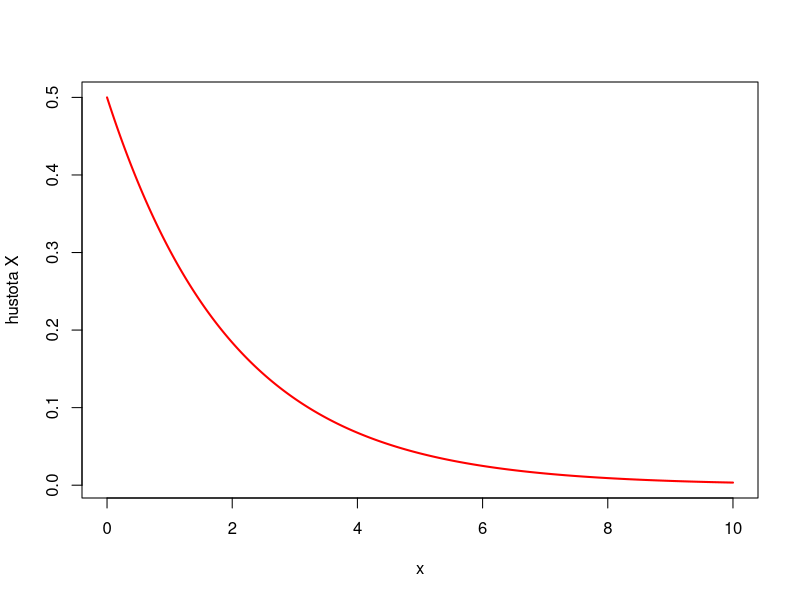
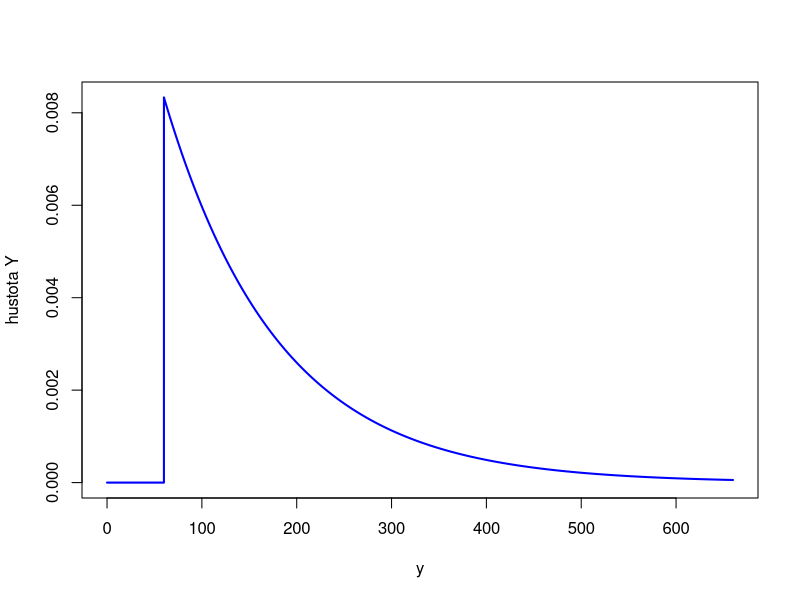
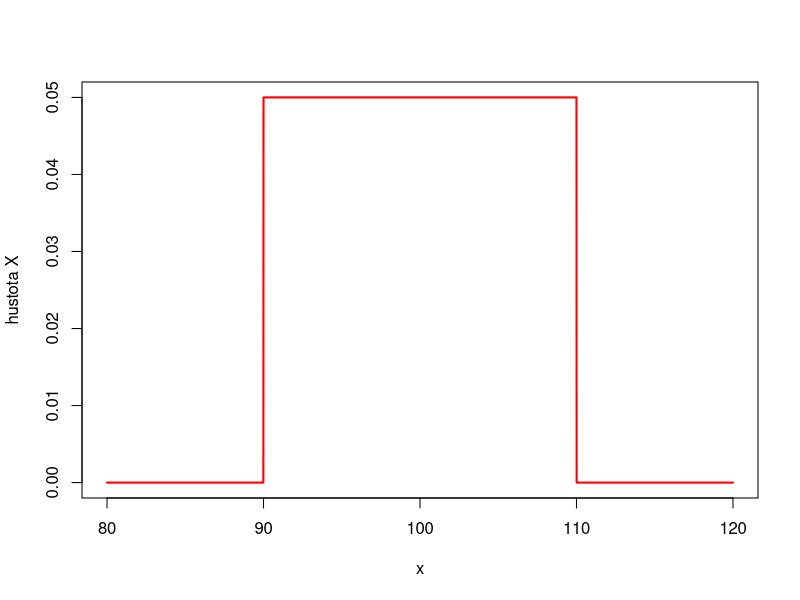
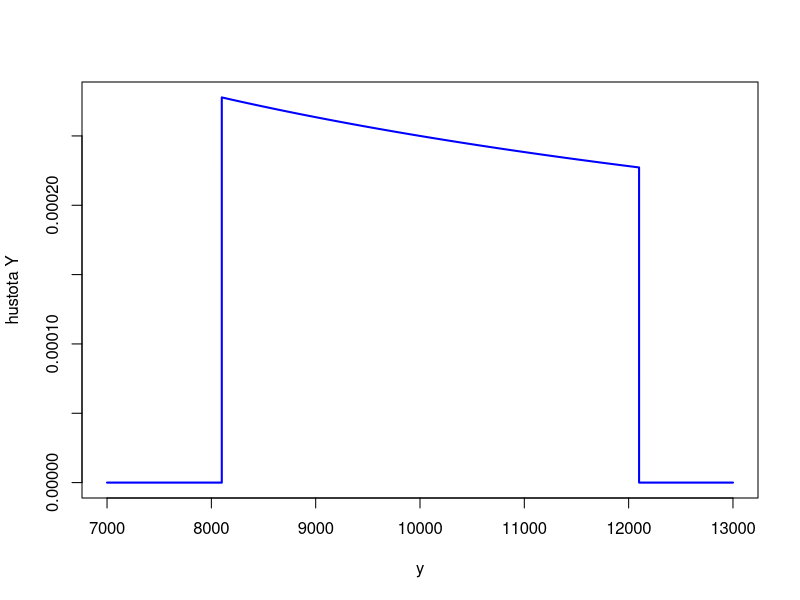

The R script that drew these images, in order:
#  Graficka pomucka k Prikladu 1

x <- seq (0, 10, by = 0.01)
fX <- dexp (x, rate = 0.5)
plot (x, fX, type = "l", col = "red", lwd = 2, ylab = "hustota X")

y <- seq (0, 660, by = 0.01)
fY <- ifelse (y < 60, 0, exp (-y/120 + 1/2) / 120)
dev.new () 
plot (y, fY, type = "l", col = "blue", lwd = 2, ylab = "hustota Y")



# ===============================================================================
#	Graficka pomucka k Prikladu 2

x <- seq (80, 120, by = 0.01)
fX <- dunif (x, 90, 110)
plot (x, fX, type = "l", col = "red", lwd = 2, ylab = "hustota X")

y <- seq (7000, 13000, by = 0.1)
fY <- ifelse (y < 8100 | y > 12100, 0, 1 / 40 / sqrt(y))
dev.new () 
plot (y, fY, type = "l", col = "blue", lwd = 2, ylab = "hustota Y")



# ===============================================================================
#	Vypocetni pomucka k Prikladu 6 

#	pnorm s defaultnimi parametry pocita disgtribucni funkci standardizovaneho normnalniho rozeleni N (0; 1)
pnorm (1/3)
1 - pnorm (1/3)



# ===============================================================================
#	Vypocetni pomucka k Prikladu 7 

u <- (240 - 40 * 5) / sqrt (8.3 * 40)
pnorm (u)



# ===============================================================================
#	Vypocetni pomucka k Prikladu 8 

u2 <- (1850 - 1800) / sqrt (180)
u1 <- (1750 - 1800) / sqrt (180)
pnorm (u2) - pnorm (u1)


# ===============================================================================
#	Vypocetni pomucka k Prikladu 9 

u2 <- (20.5 - 100/6) / sqrt (100 * 1/6 * 5/6)
u1 <- (-0.5 - 100/6) / sqrt (100 * 1/6 * 5/6)
pnorm (u2) - pnorm (u1)